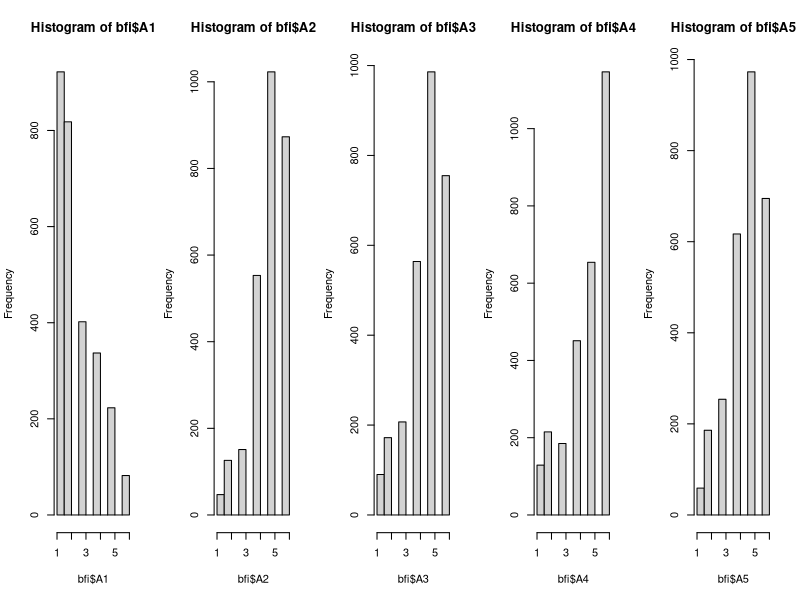
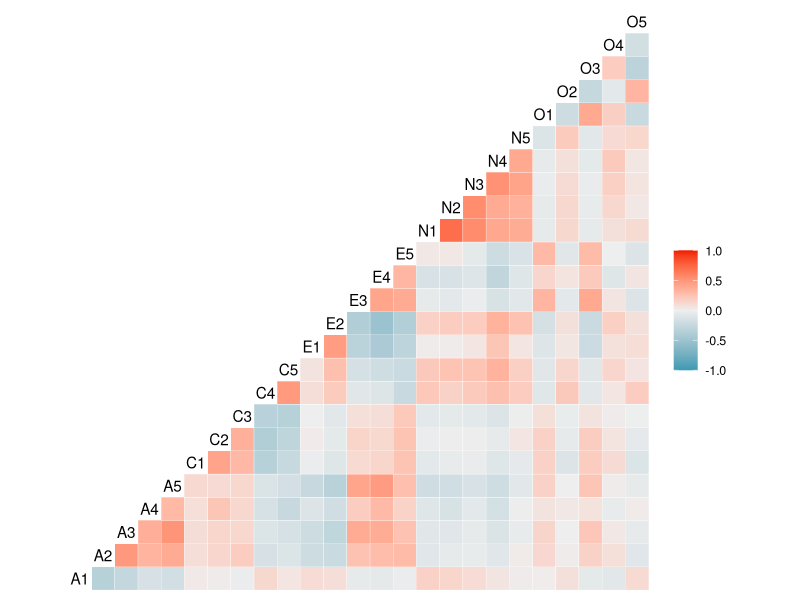
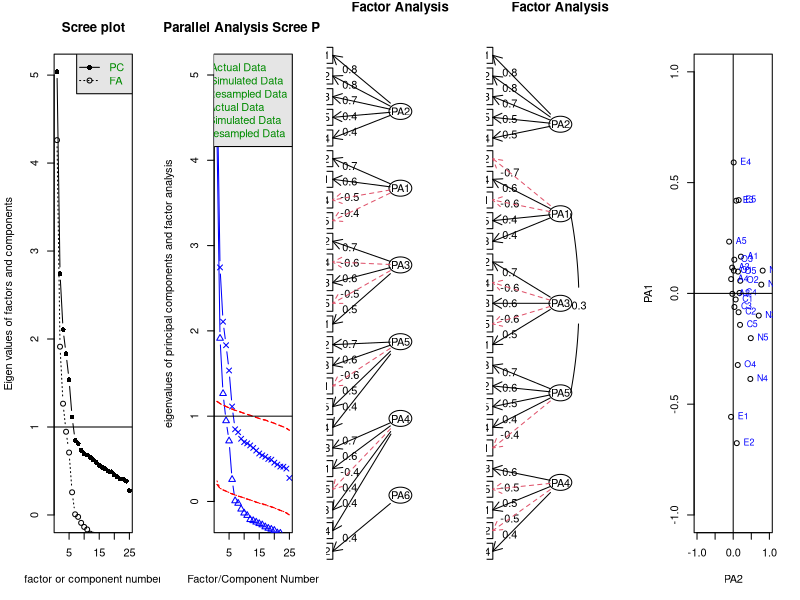

These figures' R source, in order:
# PSY204 syksy 2022
# Luento 6.1: Faktorianalyysi
# Esimerkkiskripti
# Heini Saarimäki 3.10.2022
# 
# ----

# Ladataan tarvittavat kirjastot
library(psych)
library(GPArotation)

# Asetetaan työskentelykansio
setwd("C:/Users/sbhesa/Documents/Opetus/")

# ----

# 1. Aineiston valmistelu

# Ladataan aineisto:

bfi <- bfi
names(bfi)
summary(bfi)

# Muutetaan faktorit faktoreiksi
bfi$gender <- factor(bfi$gender)
bfi$education <- factor(bfi$education)

# Arvioidaan, kuinka paljon aineistoa puuttuu:
describe(bfi)
sum(complete.cases(bfi[1:25]))
dim(bfi)

# Puuttuvia arvoja on n. 16%, mutta aineistoa on silti riittävästi
# faktorianalyysia varten.

# Tarkastellaan muuttujien jakaumia:
par(mfrow=c(1,5))
hist(bfi$A1)
hist(bfi$A2)
hist(bfi$A3)
hist(bfi$A4)
hist(bfi$A5)

# Tarkastellaan korrelaatiomatriisia visuaalisesti:
library(GGally)
ggcorr(bfi[1:25]) 

# -

# Aineiston faktoroitumisen arviointi:
# Onko aineistossa löydettävissä merkityksellisiä latentteja faktoreita?
# Eli sopiiko faktorianalyysi aineistolle ylipäätään?

# Kaksi keinoa:

# 1) Bartlettin sfäärisyystesti

cortest.bartlett(bfi[1:25])

# Merkitsevä tulos (p<.05), eli ainakin jotkin muuttujat korreloivat keskenään.

# 2) KMO

KMO(bfi[1:25])

# Kokonais-MSA = 0.85, voidaan jatkaa faktorianalyysiin.

# ---

# 2. Faktorimallin suunnittelu

# Faktorien määrän valinta

# Kaksi menetelmää:

# 1) Scree-kuvio

scree(bfi[,1:25])

# 2) Parallel analysis

fa.parallel(bfi[1:25])

# Kuudes faktori lähellä rajaa, joten ehkä halutaan
# kokeilla sekä 5 ja 6 faktorin ratkaisuja.

# ---

# 3. Faktorianalyysin toteutus

# Kokeillaan kuuden faktorin ratkaisua:

pa6 <- fa(bfi[1:25],
          nfactor=6,
          fm="pa",
          max.iter=100,
          rotate="oblimin")

# Tarkastellaan kuviota:

fa.diagram(pa6)

# Faktorissa 6 on vain yksi muuttuja, luultavasti
# malli siis ylisovitettu.

# -

# Kokeillaan viiden faktorin ratkaisua:

pa5 <- fa(bfi[1:25],
          nfactor=5,
          fm="pa",
          max.iter=100,
          rotate="oblimin")

# Tarkastellaan kuviota:

fa.diagram(pa5)

# Ratkaisu on parempi, joten jatketaan sen tarkasteluilla.

# ---

# 4. Mallin tulkinta

# Yleistulokset mallista:

pa5

# Kommunaliteetit erikseen:

pa5$communality

# Rotatoitu ratkaisun latausmatriisi erikseen:

print(pa5$loadings, cutoff=0, digits=3)

# --

# 5. Tulosten raportointi:

# Latausten kuvaaja sopivin akselein

lataukset <- pa5$loadings[,1:2]

plot(lataukset, ylim=c(-1,1), xlim=c(-1,1))
text(lataukset, labels=names(bfi[1:25]),
     cex = .8, col="blue", pos=4)
abline(h = 0, v=0)

# ---
